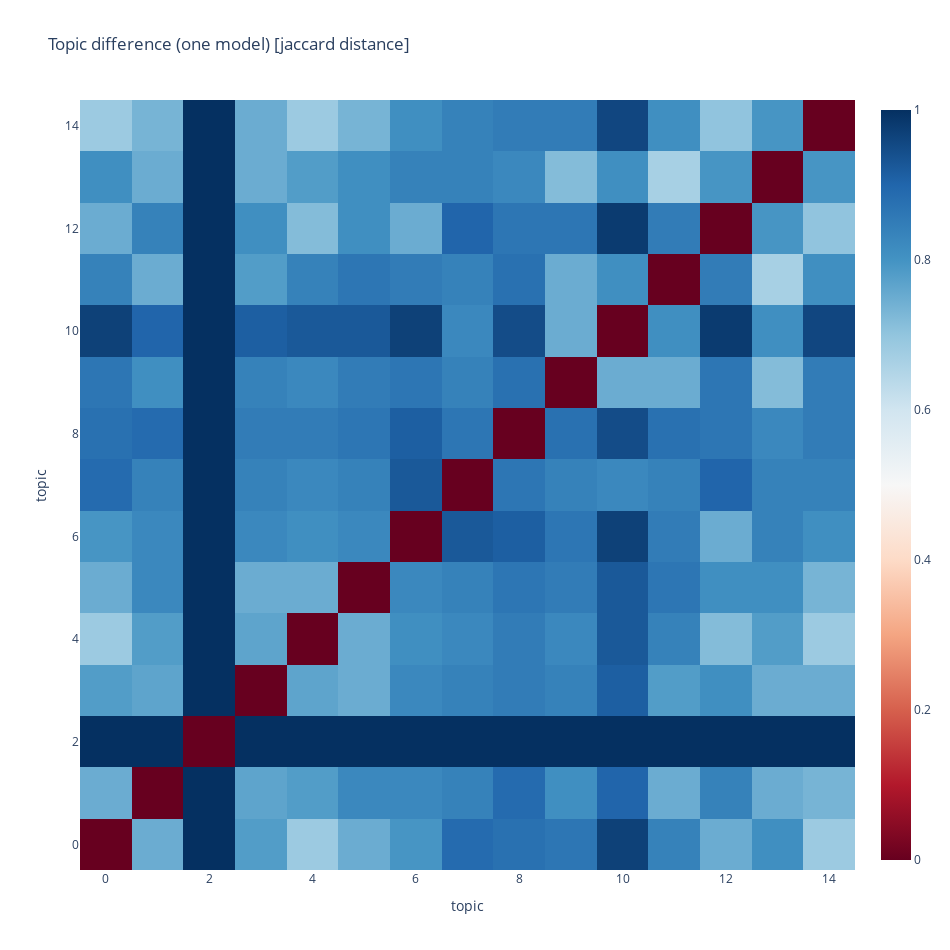

The notebook cell this image was saved under:
### Code cell
plot_difference(mdiff, title="Topic difference (one model) [jaccard distance]", annotation=annotation)

### Figure 1 — Plotly figure (JSON) as saved in the notebook; plotly's stock layout.template omitted (floating-point values rounded to 4 significant figures; data arrays with more than 128 entries replaced by an {"elided": "..."} marker saying what was removed)
{"data": [{"colorscale": [[0, "rgb(103,0,31)"], [0.1, "rgb(178,24,43)"], [0.2, "rgb(214,96,77)"], [0.3, "rgb(244,165,130)"], [0.4, "rgb(253,219,199)"], [0.5, "rgb(247,247,247)"], [0.6, "rgb(209,229,240)"], [0.7, "rgb(146,197,222)"], [0.8, "rgb(67,147,195)"], [0.9, "rgb(33,102,172)"], [1, "rgb(5,48,97)"]], "text": {"elided": "15x15 str values"}, "type": "heatmap", "z": {"elided": "15x15 float values"}}], "layout": {"height": 950, "title": {"text": "Topic difference (one model) [jaccard distance]"}, "width": 950, "xaxis": {"autorange": true, "range": [-0.5, 14.5], "title": {"text": "topic"}}, "yaxis": {"autorange": true, "range": [-0.5, 14.5], "title": {"text": "topic"}}}}
